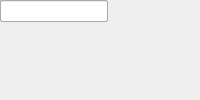
<?xml version="1.0" encoding="UTF-8"?>
<ui version="4.0">
 <class>MainWindow</class>
 <widget class="QMainWindow" name="MainWindow">
  <property name="windowTitle"><string>Bus Mux</string></property>
  <widget class="QWidget" name="centralwidget">
   <!-- NOTE: this is a simplified structural mirror of the generated
        <module>_ui.py, not a full round-trip Designer file. Regenerate
        both from the same spec if you need to edit layout by hand. -->
       <widget class="QLabel" name="label_name">
     <property name="text"><string>Block name</string></property>
    </widget>
       <widget class="QLineEdit" name="name"/>
       <widget class="QLabel" name="label_n_inputs">
     <property name="text"><string>number of inputs</string></property>
    </widget>
       <widget class="QLineEdit" name="n_inputs"/>
       <widget class="QLabel" name="label_n_bits">
     <property name="text"><string>input bit widths</string></property>
    </widget>
       <widget class="QLineEdit" name="n_bits"/>
       <widget class="QLabel" name="label_cmplx">
     <property name="text"><string>complex data</string></property>
    </widget>
       <widget class="QCheckBox" name="cmplx"/>
       <widget class="QLabel" name="label_misc">
     <property name="text"><string>misc support</string></property>
    </widget>
       <widget class="QCheckBox" name="misc"/>
       <widget class="QLabel" name="label_mux_latency">
     <property name="text"><string>mux latency</string></property>
    </widget>
       <widget class="QLineEdit" name="mux_latency"/>
  </widget>
 </widget>
 <resources/>
 <connections/>
</ui>
